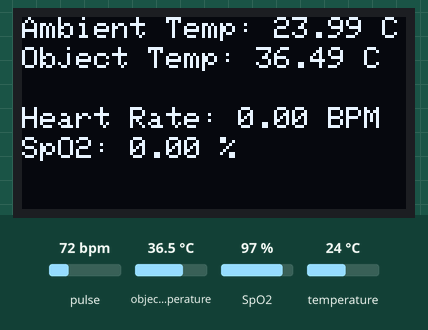
Simulated run of this sketch. Board: ESP8266 (NodeMCU). Shown: 128×64 one-colour display. The test bench sets the inputs (shaded band); at power-on: pulse 72 bpm, object temperature 36.5 °C, SpO2 97 %, temperature 24 °C. WiFi joins after 1.5 s; servers stay silent unless stated; no MQTT or app messages arrive unless stated; what the sketch prints to the serial monitor is not drawn.

Above: at 2.7 s.
2.8 s: pulse set to 42 bpm
At 5.0 s:
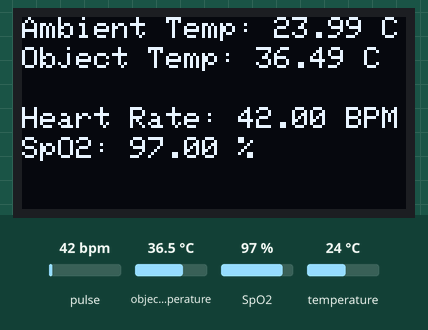
6.2 s: object temperature set to 20 °C
At 7.6 s:
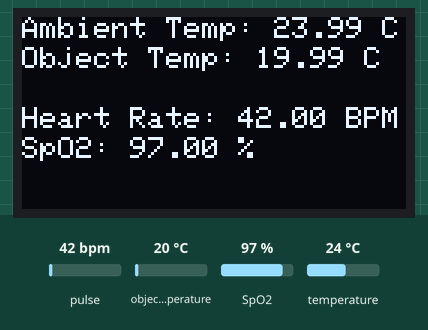
8.2 s: SpO2 set to 80 %
At 10.0 s:
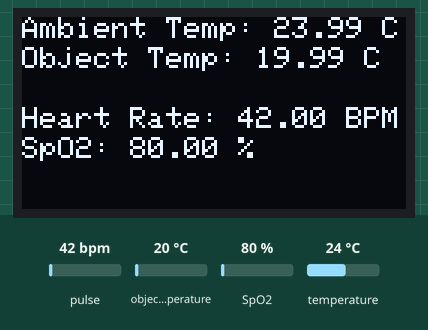
10.3 s: temperature set to 12 °C
At 11.6 s:
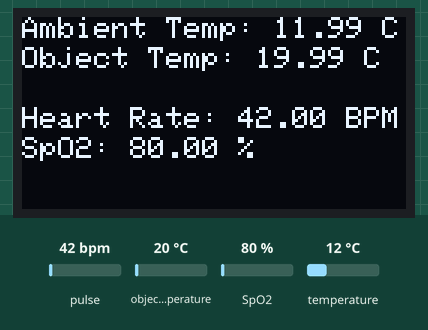
12.4 s: pulse set to 70 bpm
At 14.2 s:
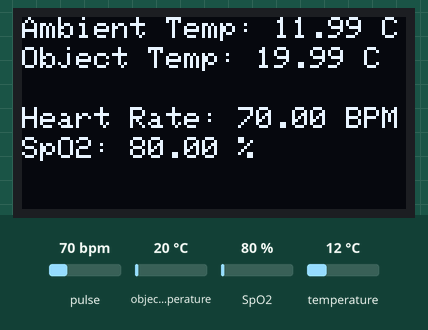
Timing chart, 0 to 15.4 s (numbered marks = the images above; inputs shaded):
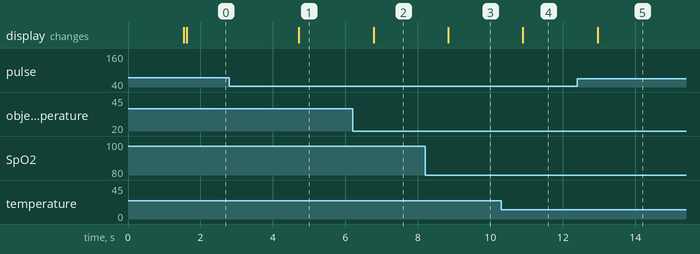

Measured:
- after the input at 2.8 s, the display: changes after 1.9 s (image 1)
- after the input at 6.2 s, the display: changes after 0.58 s (image 2)
- after the input at 8.2 s, the display: changes after 0.64 s (image 3)
- after the input at 10.3 s, the display: changes after 0.60 s (image 4)
- after the input at 12.4 s, the display: changes after 0.56 s (image 5)

The sketch:

sepsis.ino
```cpp
#include <Wire.h>
#include <Adafruit_MLX90614.h>
#include <Adafruit_GFX.h>
#include <Adafruit_SSD1306.h>
#include "MAX30100_PulseOximeter.h"
#include <ESP8266WiFi.h>  // For ESP8266 Wi-Fi connection
#include <PubSubClient.h>  // For MQTT communication

#define SCREEN_WIDTH 128  // OLED display width, in pixels
#define SCREEN_HEIGHT 64  // OLED display height, in pixels

// Wi-Fi credentials
const char* ssid = "Redmi";
const char* password = "12345678";

// MQTT Broker settings
const char* mqtt_server = "broker.emqx.io";  // Example public broker
const int mqtt_port = 1883;

WiFiClient espClient;
PubSubClient client(espClient);

// Create objects for the MLX90614 sensor and OLED display
Adafruit_MLX90614 mlx = Adafruit_MLX90614();
Adafruit_SSD1306 display(SCREEN_WIDTH, SCREEN_HEIGHT, &Wire, -1);

// Create object for the MAX30100 sensor
PulseOximeter pox;

// Variables for heart rate and SpO2
float heartRate = 89;
float spo2 = 82;
unsigned long lastReportTime = 0;

// Callback function for MAX30100 to update heart rate and SpO2
void onBeatDetected() {
  Serial.println("Beat detected!");
}

// Function to connect to Wi-Fi
void setup_wifi() {
  delay(10);
  Serial.println();
  Serial.print("Connecting to ");
  Serial.println(ssid);

  WiFi.begin(ssid, password);

  while (WiFi.status() != WL_CONNECTED) {
    delay(500);
    Serial.print(".");
  }

  Serial.println("");
  Serial.println("WiFi connected");
  Serial.println("IP address: ");
  Serial.println(WiFi.localIP());
}

// Function to reconnect to MQTT broker if connection is lost
void reconnect() {
  while (!client.connected()) {
    Serial.print("Attempting MQTT connection...");
    if (client.connect("ESP8266Client")) {  // No username and password needed
      Serial.println("connected");
    } else {
      Serial.print("failed, rc=");
      Serial.print(client.state());
      Serial.println(" try again in 5 seconds");
      delay(5000);
    }
  }
}

void setup() {
  Serial.begin(115200);

  // Connect to Wi-Fi
  setup_wifi();

  // Set MQTT server details
  client.setServer(mqtt_server, mqtt_port);

  // Initialize the MLX90614 sensor
  if (!mlx.begin()) {
    Serial.println("Error connecting to MLX90614 sensor!");
    while (1);
  }

  // Initialize the MAX30100 sensor
  if (!pox.begin()) {
    Serial.println("Error connecting to MAX30100 sensor!");
    while (1);
  }
  pox.setOnBeatDetectedCallback(onBeatDetected);

  // Initialize the OLED display
  if (!display.begin(SSD1306_SWITCHCAPVCC, 0x3C)) {
    Serial.println(F("SSD1306 allocation failed"));
    while (1);
  }

  // Set text properties
  display.clearDisplay();
  display.setTextSize(1);
  display.setTextColor(SSD1306_WHITE);

  Serial.println("Sensors, Wi-Fi, and OLED initialized.");
}

void loop() {
  if (!client.connected()) {
    reconnect();
  }
  client.loop();

  // Read temperature from MLX90614
  float ambientTemp = mlx.readAmbientTempC();
  float objectTemp = mlx.readObjectTempC();

  // Update the MAX30100 sensor readings
  pox.update();
  heartRate = pox.getHeartRate();
  spo2 = pox.getSpO2();

  // Publish sensor data to MQTT broker
  char tempPayload[50], hrPayload[50], spo2Payload[50];

  snprintf(tempPayload, sizeof(tempPayload), "Ambient Temp: %.2f C, Object Temp: %.2f C", ambientTemp, objectTemp);
  snprintf(hrPayload, sizeof(hrPayload), "Heart Rate: %.2f BPM", heartRate);
  snprintf(spo2Payload, sizeof(spo2Payload), "SpO2: %.2f %%", spo2);

  client.publish("sensor/temperature", tempPayload);
  client.publish("sensor/heartrate", hrPayload);
  client.publish("sensor/spo2", spo2Payload);

  // Display the data on OLED
  display.clearDisplay();

  // Display ambient and object temperatures
  display.setCursor(0, 0);
  display.print("Ambient Temp: ");
  display.print(ambientTemp);
  display.println(" C");

  display.setCursor(0, 10);
  display.print("Object Temp: ");
  display.print(objectTemp);
  display.println(" C");

  // Display heart rate and SpO2
  display.setCursor(0, 30);
  display.print("Heart Rate: ");
  display.print(heartRate);
  display.println(" BPM");

  display.setCursor(0, 40);
  display.print("SpO2: ");
  display.print(spo2);
  display.println(" %");

  // Show the buffer content on the OLED
  display.display();

  // Print values to the Serial Monitor as well
  Serial.print("Ambient Temp: ");
  Serial.print(ambientTemp);
  Serial.println(" C");

  Serial.print("Object Temp: ");
  Serial.print(objectTemp);
  Serial.println(" C");

  Serial.print("Heart Rate: ");
  Serial.print(heartRate);
  Serial.println(" BPM");

  Serial.print("SpO2: ");
  Serial.print(spo2);
  Serial.println(" %");

  delay(1000);  // Delay before updating the readings
}
```
